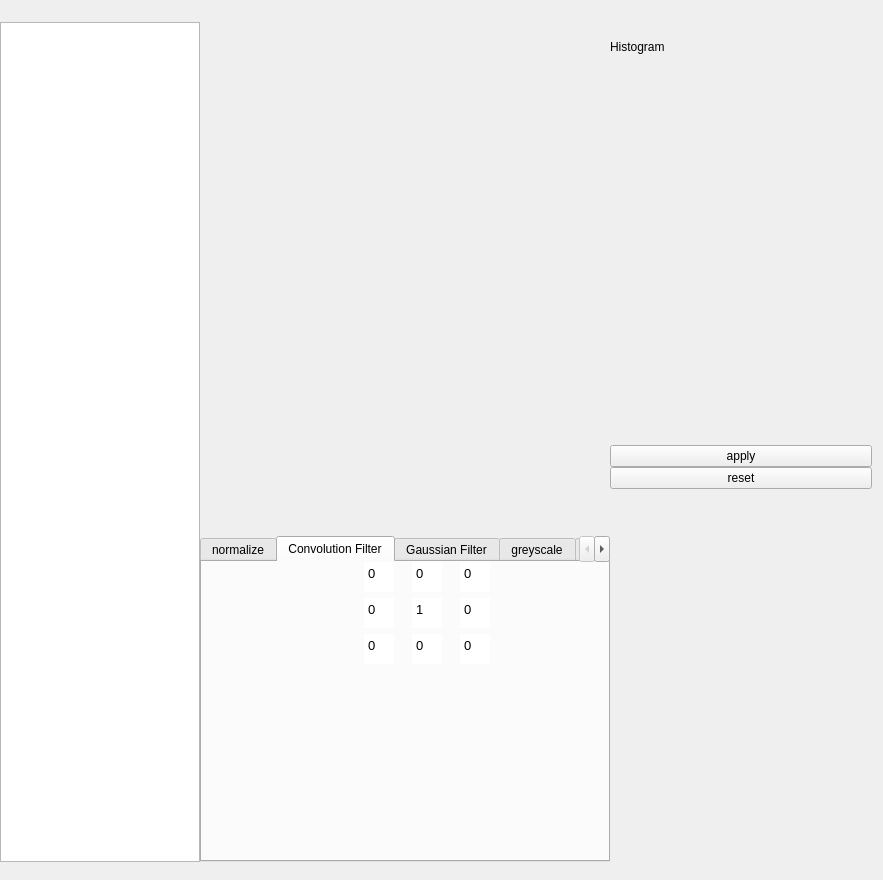
<?xml version="1.0" encoding="UTF-8"?>
<ui version="4.0">
 <class>dynamic_list_widget</class>
 <widget class="QWidget" name="dynamic_list_widget">
  <property name="geometry">
   <rect>
    <x>0</x>
    <y>0</y>
    <width>883</width>
    <height>880</height>
   </rect>
  </property>
  <property name="sizePolicy">
   <sizepolicy hsizetype="Minimum" vsizetype="Fixed">
    <horstretch>0</horstretch>
    <verstretch>0</verstretch>
   </sizepolicy>
  </property>
  <property name="windowTitle">
   <string>Dynamic List Widget</string>
  </property>
  <widget class="QWidget" name="horizontalLayoutWidget">
   <property name="geometry">
    <rect>
     <x>0</x>
     <y>22</y>
     <width>872</width>
     <height>840</height>
    </rect>
   </property>
   <layout class="QHBoxLayout" name="horizontalLayout">
    <property name="spacing">
     <number>0</number>
    </property>

    <item>
     <widget class="QListView" name="listView">
      <property name="minimumSize">
       <size>
        <width>130</width>
        <height>400</height>
       </size>
      </property>
      <property name="maximumSize">
       <size>
        <width>200</width>
        <height>866</height>
       </size>
      </property>
     </widget>
    </item>
    <item>
     <layout class="QVBoxLayout" name="verticalLayout" stretch="0,0">
      <property name="sizeConstraint">
       <enum>QLayout::SetDefaultConstraint</enum>
      </property>
      <item>
       <widget class="QLabel" name="imageLabel">
        <property name="minimumSize">
         <size>
          <width>400</width>
          <height>514</height>
         </size>
        </property>
        <property name="maximumSize">
         <size>
          <width>400</width>
          <height>514</height>
         </size>
        </property>
        <property name="text">
         <string/>
        </property>
       </widget>
      </item>
      <item>
       <widget class="QTabWidget" name="filterTabs">
        <property name="minimumSize">
         <size>
          <width>400</width>
          <height>100</height>
         </size>
        </property>
        <property name="maximumSize">
         <size>
          <width>410</width>
          <height>352</height>
         </size>
        </property>
        <property name="currentIndex">
         <number>1</number>
        </property>
        <widget class="QWidget" name="normalizeTab">
         <attribute name="title">
          <string>normalize</string>
         </attribute>
        </widget>
        <widget class="QWidget" name="convolutionFilterTab">
         <attribute name="title">
          <string>Convolution Filter</string>
         </attribute>
         <widget class="QWidget" name="layoutWidget">
          <property name="geometry">
           <rect>
            <x>150</x>
            <y>0</y>
            <width>151</width>
            <height>104</height>
           </rect>
          </property>
          <layout class="QGridLayout" name="gridLayoutFilterMatrix">
           <property name="leftMargin">
            <number>0</number>
           </property>
           <item row="2" column="3">
            <widget class="QTextEdit" name="textEdit_8">
             <property name="maximumSize">
              <size>
               <width>30</width>
               <height>30</height>
              </size>
             </property>
             <property name="inputMethodHints">
              <set>Qt::ImhNone</set>
             </property>
             <property name="frameShape">
              <enum>QFrame::NoFrame</enum>
             </property>
             <property name="html">
              <string>&lt;!DOCTYPE HTML PUBLIC &quot;-//W3C//DTD HTML 4.0//EN&quot; &quot;http://www.w3.org/TR/REC-html40/strict.dtd&quot;&gt;
&lt;html&gt;&lt;head&gt;&lt;meta name=&quot;qrichtext&quot; content=&quot;1&quot; /&gt;&lt;style type=&quot;text/css&quot;&gt;
p, li { white-space: pre-wrap; }
&lt;/style&gt;&lt;/head&gt;&lt;body style=&quot; font-family:'Sans'; font-size:10pt; font-weight:400; font-style:normal;&quot;&gt;
&lt;p style=&quot; margin-top:0px; margin-bottom:0px; margin-left:0px; margin-right:0px; -qt-block-indent:0; text-indent:0px;&quot;&gt;0&lt;/p&gt;&lt;/body&gt;&lt;/html&gt;</string>
             </property>
            </widget>
           </item>
           <item row="2" column="2">
            <widget class="QTextEdit" name="textEdit_7">
             <property name="maximumSize">
              <size>
               <width>30</width>
               <height>30</height>
              </size>
             </property>
             <property name="inputMethodHints">
              <set>Qt::ImhNone</set>
             </property>
             <property name="frameShape">
              <enum>QFrame::NoFrame</enum>
             </property>
             <property name="html">
              <string>&lt;!DOCTYPE HTML PUBLIC &quot;-//W3C//DTD HTML 4.0//EN&quot; &quot;http://www.w3.org/TR/REC-html40/strict.dtd&quot;&gt;
&lt;html&gt;&lt;head&gt;&lt;meta name=&quot;qrichtext&quot; content=&quot;1&quot; /&gt;&lt;style type=&quot;text/css&quot;&gt;
p, li { white-space: pre-wrap; }
&lt;/style&gt;&lt;/head&gt;&lt;body style=&quot; font-family:'Sans'; font-size:10pt; font-weight:400; font-style:normal;&quot;&gt;
&lt;p style=&quot; margin-top:0px; margin-bottom:0px; margin-left:0px; margin-right:0px; -qt-block-indent:0; text-indent:0px;&quot;&gt;0&lt;/p&gt;&lt;/body&gt;&lt;/html&gt;</string>
             </property>
            </widget>
           </item>
           <item row="1" column="3">
            <widget class="QTextEdit" name="textEdit_5">
             <property name="maximumSize">
              <size>
               <width>30</width>
               <height>30</height>
              </size>
             </property>
             <property name="inputMethodHints">
              <set>Qt::ImhNone</set>
             </property>
             <property name="frameShape">
              <enum>QFrame::NoFrame</enum>
             </property>
             <property name="html">
              <string>&lt;!DOCTYPE HTML PUBLIC &quot;-//W3C//DTD HTML 4.0//EN&quot; &quot;http://www.w3.org/TR/REC-html40/strict.dtd&quot;&gt;
&lt;html&gt;&lt;head&gt;&lt;meta name=&quot;qrichtext&quot; content=&quot;1&quot; /&gt;&lt;style type=&quot;text/css&quot;&gt;
p, li { white-space: pre-wrap; }
&lt;/style&gt;&lt;/head&gt;&lt;body style=&quot; font-family:'Sans'; font-size:10pt; font-weight:400; font-style:normal;&quot;&gt;
&lt;p style=&quot; margin-top:0px; margin-bottom:0px; margin-left:0px; margin-right:0px; -qt-block-indent:0; text-indent:0px;&quot;&gt;0&lt;/p&gt;&lt;/body&gt;&lt;/html&gt;</string>
             </property>
            </widget>
           </item>
           <item row="0" column="1">
            <widget class="QTextEdit" name="textEdit_0">
             <property name="maximumSize">
              <size>
               <width>30</width>
               <height>30</height>
              </size>
             </property>
             <property name="inputMethodHints">
              <set>Qt::ImhNone</set>
             </property>
             <property name="frameShape">
              <enum>QFrame::NoFrame</enum>
             </property>
             <property name="html">
              <string>&lt;!DOCTYPE HTML PUBLIC &quot;-//W3C//DTD HTML 4.0//EN&quot; &quot;http://www.w3.org/TR/REC-html40/strict.dtd&quot;&gt;
&lt;html&gt;&lt;head&gt;&lt;meta name=&quot;qrichtext&quot; content=&quot;1&quot; /&gt;&lt;style type=&quot;text/css&quot;&gt;
p, li { white-space: pre-wrap; }
&lt;/style&gt;&lt;/head&gt;&lt;body style=&quot; font-family:'Sans'; font-size:10pt; font-weight:400; font-style:normal;&quot;&gt;
&lt;p style=&quot; margin-top:0px; margin-bottom:0px; margin-left:0px; margin-right:0px; -qt-block-indent:0; text-indent:0px;&quot;&gt;0&lt;/p&gt;&lt;/body&gt;&lt;/html&gt;</string>
             </property>
            </widget>
           </item>
           <item row="1" column="1">
            <widget class="QTextEdit" name="textEdit_3">
             <property name="maximumSize">
              <size>
               <width>30</width>
               <height>30</height>
              </size>
             </property>
             <property name="inputMethodHints">
              <set>Qt::ImhNone</set>
             </property>
             <property name="frameShape">
              <enum>QFrame::NoFrame</enum>
             </property>
             <property name="html">
              <string>&lt;!DOCTYPE HTML PUBLIC &quot;-//W3C//DTD HTML 4.0//EN&quot; &quot;http://www.w3.org/TR/REC-html40/strict.dtd&quot;&gt;
&lt;html&gt;&lt;head&gt;&lt;meta name=&quot;qrichtext&quot; content=&quot;1&quot; /&gt;&lt;style type=&quot;text/css&quot;&gt;
p, li { white-space: pre-wrap; }
&lt;/style&gt;&lt;/head&gt;&lt;body style=&quot; font-family:'Sans'; font-size:10pt; font-weight:400; font-style:normal;&quot;&gt;
&lt;p style=&quot; margin-top:0px; margin-bottom:0px; margin-left:0px; margin-right:0px; -qt-block-indent:0; text-indent:0px;&quot;&gt;0&lt;/p&gt;&lt;/body&gt;&lt;/html&gt;</string>
             </property>
            </widget>
           </item>
           <item row="0" column="3">
            <widget class="QTextEdit" name="textEdit_2">
             <property name="maximumSize">
              <size>
               <width>30</width>
               <height>30</height>
              </size>
             </property>
             <property name="inputMethodHints">
              <set>Qt::ImhNone</set>
             </property>
             <property name="frameShape">
              <enum>QFrame::NoFrame</enum>
             </property>
             <property name="html">
              <string>&lt;!DOCTYPE HTML PUBLIC &quot;-//W3C//DTD HTML 4.0//EN&quot; &quot;http://www.w3.org/TR/REC-html40/strict.dtd&quot;&gt;
&lt;html&gt;&lt;head&gt;&lt;meta name=&quot;qrichtext&quot; content=&quot;1&quot; /&gt;&lt;style type=&quot;text/css&quot;&gt;
p, li { white-space: pre-wrap; }
&lt;/style&gt;&lt;/head&gt;&lt;body style=&quot; font-family:'Sans'; font-size:10pt; font-weight:400; font-style:normal;&quot;&gt;
&lt;p style=&quot; margin-top:0px; margin-bottom:0px; margin-left:0px; margin-right:0px; -qt-block-indent:0; text-indent:0px;&quot;&gt;0&lt;/p&gt;&lt;/body&gt;&lt;/html&gt;</string>
             </property>
            </widget>
           </item>
           <item row="2" column="1">
            <widget class="QTextEdit" name="textEdit_6">
             <property name="maximumSize">
              <size>
               <width>30</width>
               <height>30</height>
              </size>
             </property>
             <property name="inputMethodHints">
              <set>Qt::ImhNone</set>
             </property>
             <property name="frameShape">
              <enum>QFrame::NoFrame</enum>
             </property>
             <property name="html">
              <string>&lt;!DOCTYPE HTML PUBLIC &quot;-//W3C//DTD HTML 4.0//EN&quot; &quot;http://www.w3.org/TR/REC-html40/strict.dtd&quot;&gt;
&lt;html&gt;&lt;head&gt;&lt;meta name=&quot;qrichtext&quot; content=&quot;1&quot; /&gt;&lt;style type=&quot;text/css&quot;&gt;
p, li { white-space: pre-wrap; }
&lt;/style&gt;&lt;/head&gt;&lt;body style=&quot; font-family:'Sans'; font-size:10pt; font-weight:400; font-style:normal;&quot;&gt;
&lt;p style=&quot; margin-top:0px; margin-bottom:0px; margin-left:0px; margin-right:0px; -qt-block-indent:0; text-indent:0px;&quot;&gt;0&lt;/p&gt;&lt;/body&gt;&lt;/html&gt;</string>
             </property>
            </widget>
           </item>
           <item row="1" column="2">
            <widget class="QTextEdit" name="textEdit_4">
             <property name="maximumSize">
              <size>
               <width>30</width>
               <height>30</height>
              </size>
             </property>
             <property name="inputMethodHints">
              <set>Qt::ImhNone</set>
             </property>
             <property name="frameShape">
              <enum>QFrame::NoFrame</enum>
             </property>
             <property name="html">
              <string>&lt;!DOCTYPE HTML PUBLIC &quot;-//W3C//DTD HTML 4.0//EN&quot; &quot;http://www.w3.org/TR/REC-html40/strict.dtd&quot;&gt;
&lt;html&gt;&lt;head&gt;&lt;meta name=&quot;qrichtext&quot; content=&quot;1&quot; /&gt;&lt;style type=&quot;text/css&quot;&gt;
p, li { white-space: pre-wrap; }
&lt;/style&gt;&lt;/head&gt;&lt;body style=&quot; font-family:'Sans'; font-size:10pt; font-weight:400; font-style:normal;&quot;&gt;
&lt;p style=&quot; margin-top:0px; margin-bottom:0px; margin-left:0px; margin-right:0px; -qt-block-indent:0; text-indent:0px;&quot;&gt;1&lt;/p&gt;&lt;/body&gt;&lt;/html&gt;</string>
             </property>
            </widget>
           </item>
           <item row="0" column="2">
            <widget class="QTextEdit" name="textEdit_1">
             <property name="maximumSize">
              <size>
               <width>30</width>
               <height>30</height>
              </size>
             </property>
             <property name="inputMethodHints">
              <set>Qt::ImhNone</set>
             </property>
             <property name="frameShape">
              <enum>QFrame::NoFrame</enum>
             </property>
             <property name="html">
              <string>&lt;!DOCTYPE HTML PUBLIC &quot;-//W3C//DTD HTML 4.0//EN&quot; &quot;http://www.w3.org/TR/REC-html40/strict.dtd&quot;&gt;
&lt;html&gt;&lt;head&gt;&lt;meta name=&quot;qrichtext&quot; content=&quot;1&quot; /&gt;&lt;style type=&quot;text/css&quot;&gt;
p, li { white-space: pre-wrap; }
&lt;/style&gt;&lt;/head&gt;&lt;body style=&quot; font-family:'Sans'; font-size:10pt; font-weight:400; font-style:normal;&quot;&gt;
&lt;p style=&quot; margin-top:0px; margin-bottom:0px; margin-left:0px; margin-right:0px; -qt-block-indent:0; text-indent:0px;&quot;&gt;0&lt;/p&gt;&lt;/body&gt;&lt;/html&gt;</string>
             </property>
            </widget>
           </item>
          </layout>
         </widget>
        </widget>
        <widget class="QWidget" name="gaussianFilterTab">
         <attribute name="title">
          <string>Gaussian Filter</string>
         </attribute>
        </widget>
        <widget class="QWidget" name="greyscaleTab">
         <attribute name="title">
          <string>greyscale</string>
         </attribute>
        </widget>
        <widget class="QWidget" name="thresholdTab">
         <attribute name="title">
          <string>threshold</string>
         </attribute>
        </widget>
        <widget class="QWidget" name="erosionTab">
         <attribute name="title">
          <string>Erosion</string>
         </attribute>
        </widget>
        <widget class="QWidget" name="dilationTab">
         <attribute name="title">
          <string>Dilation</string>
         </attribute>
        </widget>
        <widget class="QWidget" name="morphologicalGradientTab">
         <attribute name="title">
          <string>&quot;Morphological Gradient</string>
         </attribute>
        </widget>
       </widget>
      </item>
     </layout>
    </item>
    <item>
     <layout class="QVBoxLayout" name="verticalLayout">
      <item>
       <widget class="QLabel" name="histogramLabel">
        <property name="minimumSize">
         <size>
          <width>256</width>
          <height>50</height>
         </size>
        </property>
        <property name="text">
         <string>Histogram</string>
        </property>
       </widget>
      </item>
      <item>
       <layout class="QGridLayout" name="histogramLayout"/>
      </item>
      <item>
       <spacer name="verticalSpacer">
        <property name="orientation">
         <enum>Qt::Vertical</enum>
        </property>
        <property name="sizeHint" stdset="0">
         <size>
          <width>20</width>
          <height>40</height>
         </size>
        </property>
       </spacer>
      </item>
      <item>
       <widget class="QPushButton" name="applyButton">
        <property name="text">
         <string>apply</string>
        </property>
       </widget>
      </item>
      <item>
       <widget class="QPushButton" name="resetButton">
        <property name="text">
         <string>reset</string>
        </property>
       </widget>
      </item>
      <item>
       <spacer name="verticalSpacer_2">
        <property name="orientation">
         <enum>Qt::Vertical</enum>
        </property>
        <property name="sizeType">
         <enum>QSizePolicy::Expanding</enum>
        </property>
        <property name="sizeHint" stdset="0">
         <size>
          <width>20</width>
          <height>20</height>
         </size>
        </property>
       </spacer>
      </item>
     </layout>
    </item>
   </layout>
  </widget>
 </widget>
 <resources/>
 <connections/>
</ui>
